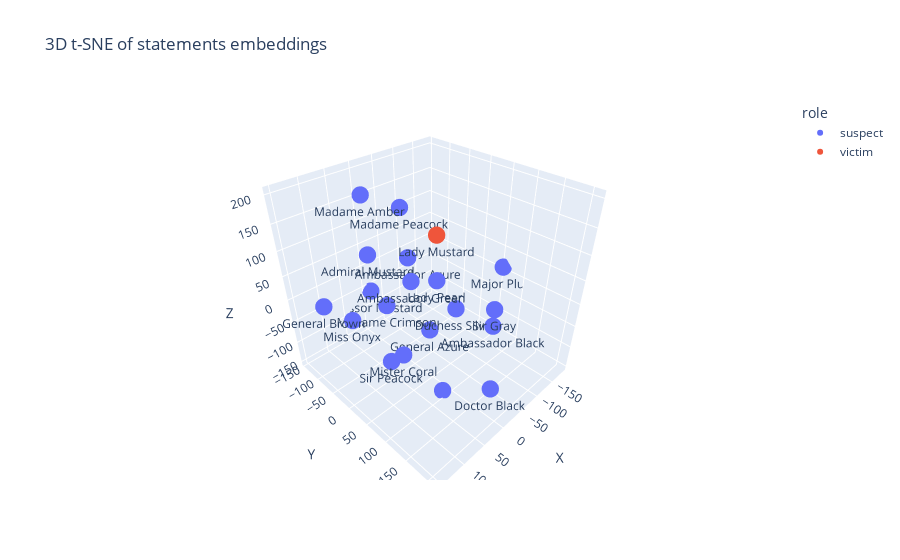

Notebook cell for this chart:
### Markdown cell above
### 8.2. <a id='toc8_2_'></a>[Interactive 3D t-SNE plot](#toc0_)

### Code cell
tsne = TSNE(n_components=3, perplexity=5, random_state=42)
reduced_tsne = tsne.fit_transform(embeddings)
plot_3d_interactive(reduced_tsne, "t-SNE")

### Figure 1 — Plotly figure (JSON) as saved in the notebook; plotly's stock layout.template omitted (floating-point values rounded to 4 significant figures)
{"data": [{"customdata": [["Sir Gray", "suspect"], ["Madame Peacock", "suspect"], ["Lady Pearl", "suspect"], ["Ambassador Green", "suspect"], ["General Azure", "suspect"], ["Professor Mustard", "suspect"], ["Doctor Black", "suspect"], ["Madame Amber", "suspect"], ["Admiral Mustard", "suspect"], ["Ambassador Black", "suspect"], ["Ambassador Azure", "suspect"], ["Madame Crimson", "suspect"], ["General Brown", "suspect"], ["Colonel Coral", "suspect"], ["Miss Onyx", "suspect"], ["Duchess Silver", "suspect"], ["Sir Peacock", "suspect"], ["Mister Coral", "suspect"], ["Major Plum", "suspect"]], "hovertemplate": "role=%{customdata[1]}<br>X=%{x}<br>Y=%{y}<br>Z=%{z}<br>name=%{customdata[0]}<extra></extra>", "legendgroup": "suspect", "marker": {"color": "#636efa", "size": 6, "symbol": "circle"}, "mode": "markers+text", "name": "suspect", "scene": "scene", "showlegend": true, "text": ["Sir Gray", "Madame Peacock", "Lady Pearl", "Ambassador Green", "General Azure", "Professor Mustard", "Doctor Black", "Madame Amber", "Admiral Mustard", "Ambassador Black", "Ambassador Azure", "Madame Crimson", "General Brown", "Colonel Coral", "Miss Onyx", "Duchess Silver", "Sir Peacock", "Mister Coral", "Major Plum"], "textposition": "bottom center", "type": "scatter3d", "x": [-38.64, -56.04, -17.68, 53.74, -55.41, -12.06, 34.32, 58.65, 15.34, -92.59, -59.87, 30.04, 149.8, 19.87, 91.78, -95.9, 75.35, 85.34, -185.4], "y": [150.4, -92.31, 41.03, 55.54, -15.0, -143.5, 208.6, -48.03, -104.8, 111.9, -79.54, -39.36, -49.78, 94.3, -61.77, 17.48, 20.89, 67.12, 56.45], "z": [36.97, 128.4, 50.49, 90.08, -114.3, -60.87, -45.28, 201.6, 53.54, -51.86, 25.96, -19.95, 36.25, -148.6, -32.41, -64.78, -87.73, -34.5, 9.376]}, {"customdata": [["Lady Mustard", "victim"]], "hovertemplate": "role=%{customdata[1]}<br>X=%{x}<br>Y=%{y}<br>Z=%{z}<br>name=%{customdata[0]}<extra></extra>", "legendgroup": "victim", "marker": {"color": "#EF553B", "size": 6, "symbol": "circle"}, "mode": "markers+text", "name": "victim", "scene": "scene", "showlegend": true, "text": ["Lady Mustard"], "textposition": "bottom center", "type": "scatter3d", "x": [18.82], "y": [76.09], "z": [165.0]}], "layout": {"legend": {"title": {"text": "role"}, "tracegroupgap": 0}, "scene": {"domain": {"x": [0, 1], "y": [0, 1]}, "xaxis": {"title": {"text": "X"}}, "yaxis": {"title": {"text": "Y"}}, "zaxis": {"title": {"text": "Z"}}}, "title": {"text": "3D t-SNE of statements embeddings"}}}
